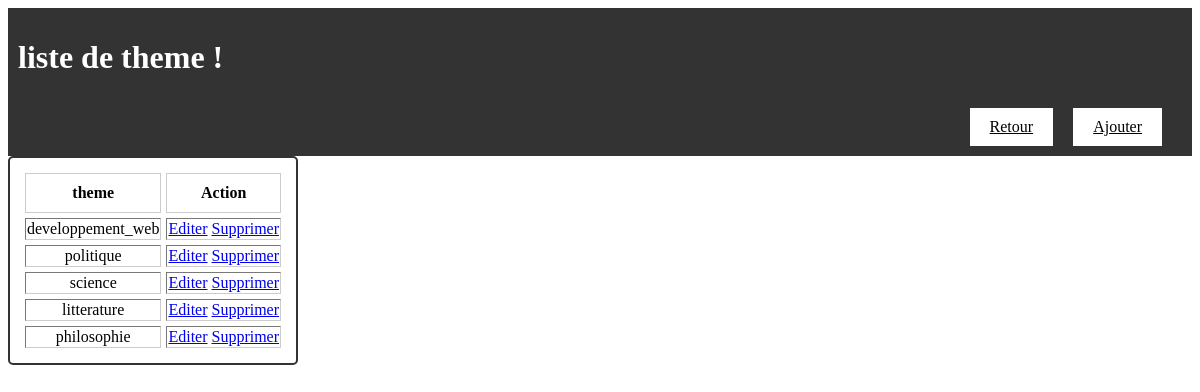
Page /pages/themes/liste_theme.php on the earlier database version.
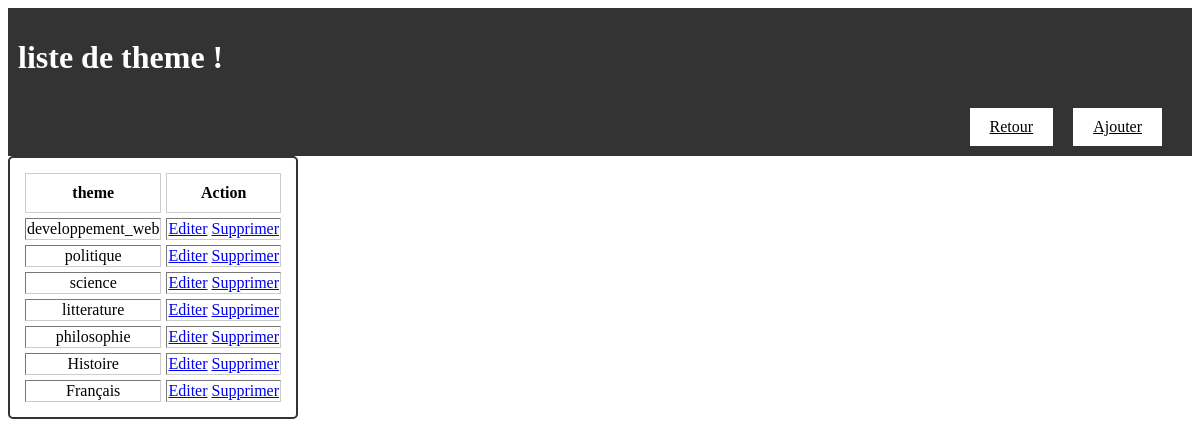
Same page on the later database version.
### tables this page shows
CREATE TABLE `theme` (
  `id` int(5) NOT NULL,
  `nom_theme` varchar(50) NOT NULL
);

### pages/themes/liste_theme.php (the view, shortened to what this page needs)
<?php
require_once('../../connexion/connexion.php');
$sql_part = "select * from theme";
$query_part = mysqli_query($conn, $sql_part) or die(mysqli_error($conn));
?>
<!DOCTYPE html>
<html lang="en">
<head>
    <link rel="stylesheet" href="../../styles/style_liste_doc.css">
    <header>
        <h1>liste de theme !</h1>
        <div>
            <a href="ajout_theme.php" class="header-button">Ajouter</a>
            <a href="../accueil.php" class="header-button">Retour</a>
        </div>
    </header>
</head>
<body>
    <table border="1">
        <tr>
            <th>theme</th>
            <th>Action</th>
        </tr>
        <?php
        while ($part = mysqli_fetch_array($query_part)) {
            extract($part);
            echo "<tr>
                <td>$nom_theme</td>
                <td>
                <a href='edit_theme.php?editid=$id'>Editer</a>
                <a href='supprim_theme.php?delid=$id'
                    onclick=\"return confirm('Voulez vous supprimer $nom_theme ? oui ou non?');\"> Supprimer </a>
                </td>
             </tr>";
        }
        ?>
    </table>

Differences in the rows shown:
added theme: nom_theme "Histoire"
added theme: nom_theme "Français"
